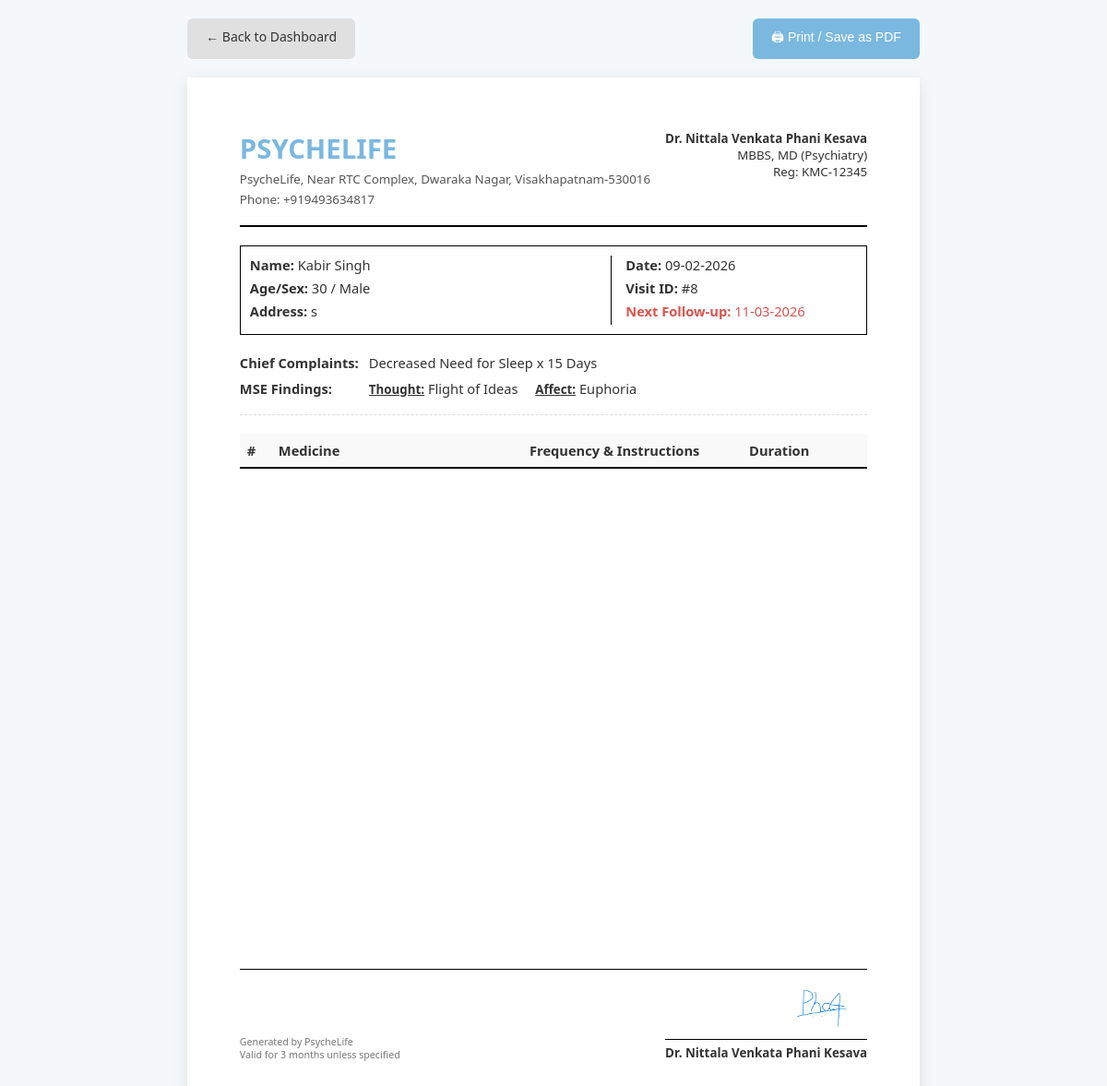
The page /preview_prescription/8 (signed in) on the database its author committed.
### models.py (models this page shows, shortened)
class Doctor(db.Model):
    __tablename__ = 'doctors'
    id = db.Column(db.Integer, primary_key=True)
    username = db.Column(db.String(80), unique=True, nullable=False)
    password_hash = db.Column(db.String(120), nullable=False)
    full_name = db.Column(db.String(100)) # e.g. "Dr. John Doe"
    clinic_name = db.Column(db.String(200))
    kmc_code = db.Column(db.String(50))
    address_text = db.Column(db.Text)
    social_handle = db.Column(db.String(100)) # e.g. "@drjohnpsych"
    signature_filename = db.Column(db.String(200)) # Path to uploaded image
    phone = db.Column(db.String(20))
    email = db.Column(db.String(120))
    patients = db.relationship('Patient', backref='doctor', lazy=True)

class Patient(db.Model):
    __tablename__ = 'patients'
    id = db.Column(db.Integer, primary_key=True)
    name = db.Column(db.String(100), nullable=False)
    age = db.Column(db.Integer, nullable=False)
    sex = db.Column(db.String(10), nullable=False)
    address = db.Column(db.Text)
    doctor_id = db.Column(db.Integer, db.ForeignKey('doctors.id'), nullable=False)
    phone = db.Column(db.String(20))  # Optional Phone
    attender_name = db.Column(db.String(100))
    attender_relation = db.Column(db.String(50))
    attender_reliability = db.Column(db.String(10))  # 'Yes' or 'No'
    personal_notes = db.Column(db.Text)  # Doctor's personal ID notes
    visits = db.relationship('Visit', backref='patient', lazy=True, cascade='all, delete-orphan')

class Visit(db.Model):
    __tablename__ = 'visits'
    id = db.Column(db.Integer, primary_key=True)
    patient_id = db.Column(db.Integer, db.ForeignKey('patients.id'), nullable=False)
    date = db.Column(db.Date, nullable=False)
    visit_type = db.Column(db.String(20), nullable=False)  # 'First' or 'Follow-up'
    provisional_diagnosis = db.Column(db.Text)
    differential_diagnosis = db.Column(db.Text)
    next_visit_date = db.Column(db.Date)
    note = db.Column(db.Text)
    symptom_entries = db.relationship('SymptomEntry', backref='visit', lazy=True, cascade='all, delete-orphan')
    medication_entries = db.relationship('MedicationEntry', backref='visit', lazy=True, cascade='all, delete-orphan')
    side_effect_entries = db.relationship('SideEffectEntry', backref='visit', lazy=True, cascade='all, delete-orphan')
    mse_entries = db.relationship('MSEEntry', backref='visit', lazy=True, cascade='all, delete-orphan')
    stressor_entries = db.relationship('StressorEntry', backref='visit', lazy=True, cascade='all, delete-orphan')
    personality_entries = db.relationship('PersonalityEntry', backref='visit', lazy=True, cascade='all, delete-orphan')

class SymptomEntry(db.Model):
    __tablename__ = 'symptom_entries'
    id = db.Column(db.Integer, primary_key=True)
    visit_id = db.Column(db.Integer, db.ForeignKey('visits.id'), nullable=False)
    symptom_name = db.Column(db.String(200), nullable=False)
    score_onset = db.Column(db.Float)
    score_progression = db.Column(db.Float)
    score_current = db.Column(db.Float, nullable=False)
    duration_text = db.Column(db.String(100))
    note = db.Column(db.Text)

class MSEEntry(db.Model):
    __tablename__ = 'mse_entries'
    id = db.Column(db.Integer, primary_key=True)
    visit_id = db.Column(db.Integer, db.ForeignKey('visits.id'), nullable=False)
    category = db.Column(db.String(50), nullable=False)  # 'Thought', 'Perception', 'Affect'
    finding_name = db.Column(db.String(200))
    score_onset = db.Column(db.Float)
    score_progression = db.Column(db.Float)
    score_current = db.Column(db.Float, nullable=False)  # Renamed from 'score'
    duration = db.Column(db.String(100))
    note = db.Column(db.Text)
    score = db.Column(db.Integer, default=0)

### app.py (the view)
@app.route('/preview_prescription/<int:visit_id>')
@login_required
def preview_prescription(visit_id):
    visit = Visit.query.get_or_404(visit_id)
    patient = visit.patient
    include_qr = request.args.get('include_qr') == 'true'
    lifchart_url = None
    if include_qr:
        base_url = request.url_root.rstrip('/')
        lifchart_url = f"{base_url}/life_chart/{patient.id}"
    return render_template('preview_prescription.html',
                         patient=patient,
                         visit=visit,
                         lifchart_url=lifchart_url)

### app.py (called while the page is built)
@app.context_processor
def utility_processor():
    return dict(format_frequency=format_frequency)

def login_required(f):
    @wraps(f)
    def decorated_function(*args, **kwargs):
        if 'logged_in' not in session and 'guest' not in session:
            flash('Please log in to access this page.', 'error')
            return redirect(url_for('landing'))
        return f(*args, **kwargs)
    return decorated_function

### templates/preview_prescription.html (shortened to what this page needs)
<!DOCTYPE html>
<html lang="en">
<head>
</head>
<body>
    <div class="action-bar">
        <a href="{{ url_for('dashboard') }}" class="btn btn-secondary">← Back to Dashboard</a>
        <button onclick="window.print()" class="btn btn-primary">🖨 Print / Save as PDF</button>
    </div>
    <div class="prescription-paper">
        <div class="rx-header">
            <div class="hospital-info">
                <h1>{{ guest_doctor.clinic if guest else (patient.doctor.clinic_name or "ElevenEleven Health") }}</h1>
                <p>{{ guest_doctor.address if guest else (patient.doctor.address_text or "Psychiatry & Wellness Center") }}</p>
                <p>Phone: {{ guest_doctor.phone if guest else (patient.doctor.phone or "") }}</p>
            </div>
            <div class="doctor-info">
                <p><strong>Dr. {{ guest_doctor.name if guest else (patient.doctor.full_name or session.get('username')|title) }}</strong></p>
                <p>{{ guest_doctor.qualification if guest else "MBBS, MD (Psychiatry)" }}</p>
                <p>Reg: {{ guest_doctor.registration if guest else (patient.doctor.kmc_code or "KMC-12345") }}</p>
            </div>
        </div>
        <div class="patient-info-box">
            <div class="info-left">
                <div class="info-row"><strong>Name:</strong> {{ guest_patient.name if guest else patient.name }}</div>
                <div class="info-row"><strong>Age/Sex:</strong> {{ guest_patient.age if guest else patient.age }} / {{ guest_patient.sex if guest else patient.sex }}</div>
                <div class="info-row"><strong>Address:</strong> {{ guest_patient.address if guest else patient.address }}</div>
            </div>
            <div class="info-right">
                <div class="info-row"><strong>Date:</strong> {{ visit.date.strftime('%d-%m-%Y') if visit.date else "Today" }}</div>
                <div class="info-row"><strong>Visit ID:</strong> #{{ visit.id if not guest else "Guest" }}</div>
                {% if visit.next_visit_date %}
                <div class="info-row" style="margin-top: 5px; color: #d9534f;">
                    <strong>Next Follow-up:</strong> {{ visit.next_visit_date.strftime('%d-%m-%Y') }}
                </div>
                {% endif %}
            </div>
        </div>
        {% if visit.symptom_entries or visit.side_effect_entries or visit.mse_entries %}
        <div class="clinical-section">
            {% if visit.symptom_entries %}
            <div class="clinical-row">
                <div class="clinical-label">Chief Complaints:</div>
                <div class="clinical-data">
                    {% for s in visit.symptom_entries %}
                        {{ s.symptom_name }}{% if s.duration_text %} x {{ s.duration_text }}{% endif %}{% if not loop.last %}, {% endif %}
                    {% endfor %}
                </div>
            </div>
            {% endif %}
            {% if visit.mse_entries %}
                {% set thoughts = [] %}
                {% set perceptions = [] %}
                {% set affects = [] %}
                {% if thoughts or perceptions or affects %}
                <div class="clinical-row">
                    <div class="clinical-label">MSE Findings:</div>
                    <div class="clinical-data">
                        {% if thoughts %}
                            <div class="mse-group"><span>Thought:</span> {{ thoughts|join(', ') }}</div>
                        {% endif %}
                        {% if affects %}
                            <div class="mse-group"><span>Affect:</span> {{ affects|join(', ') }}</div>
                        {% endif %}
                    </div>
                </div>
                {% endif %}
            {% endif %}
        </div>
        {% endif %}
        <table class="rx-table">
            <thead>
                <tr>
                    <th style="width: 5%;">#</th>
                    <th style="width: 40%;">Medicine</th>
                    <th style="width: 35%;">Frequency & Instructions</th> <th style="width: 20%;">Duration</th>
                </tr>
            </thead>
        </table>
        <div class="rx-footer">
            <div style="font-size: 8pt; color: #777;">
                Generated by PsycheLife<br>
                Valid for 3 months unless specified
            </div>
            <div style="text-align: right;">
                {% if guest and guest_signature_b64 %}
                    <img style="max-height: 50px; display: block; margin-left: auto;">
                {% elif not guest and patient.doctor.signature_filename %}
                    <img src="{{ url_for('static', filename='signatures/' + patient.doctor.signature_filename) }}" style="max-height: 60px; display: block; margin-left: auto;">
                {% else %}
                    <div style="height: 50px;"></div>
                {% endif %}
                <div style="border-top: 1px solid #000; padding-top: 5px; margin-top: 5px; display: inline-block;">
                    <strong>Dr. {{ guest_doctor.name if guest else (patient.doctor.full_name or session.get('username')|title) }}</strong>
                </div>
            </div>
        </div>
    </div>
</body>
</html>

### templates/preview_prescription.html (style rules this page uses)
:root { --primary-blue: #A5DCFE; --primary-dark: #7ab8e0; --text-color: #333; --border-color: #e0e0e0; --bg-color: #f4f8fb; }
* { box-sizing: border-box; margin: 0; padding: 0; }
body { font-family: 'Segoe UI', Tahoma, Geneva, Verdana, sans-serif; background-color: var(--bg-color); color: var(--text-color); }
.action-bar { max-width: 210mm; margin: 20px auto; display: flex; justify-content: space-between; }
.btn { padding: 10px 20px; border: none; border-radius: 6px; cursor: pointer; text-decoration: none; display: inline-block; font-size: 14px; transition: 0.2s; }
.btn-primary { background: var(--primary-dark); color: white; }
.btn-secondary { background: #e0e0e0; color: #333; }
.prescription-paper { background: white; width: 210mm; min-height: 297mm; margin: 0 auto; padding: 15mm; box-shadow: 0 4px 15px rgba(0,0,0,0.1); position: relative; }
.rx-header { display: flex; justify-content: space-between; border-bottom: 2px solid #000; padding-bottom: 15px; margin-bottom: 20px; }
.hospital-info h1 { font-size: 22pt; margin: 0; color: var(--primary-dark); text-transform: uppercase; }
.hospital-info p { margin: 4px 0; font-size: 10pt; color: #555; }
.doctor-info { text-align: right; font-size: 10pt; }
.patient-info-box { display: flex; border: 1px solid #000; padding: 10px; margin-bottom: 20px; font-size: 11pt; }
.info-left { flex: 1.5; border-right: 1px solid #000; padding-right: 15px; }
.info-right { flex: 1; padding-left: 15px; }
.info-row { margin-bottom: 5px; }
.clinical-section { margin-bottom: 20px; font-size: 11pt; border-bottom: 1px dashed #ddd; padding-bottom: 10px; }
.clinical-row { display: flex; margin-bottom: 8px; }
.clinical-label { font-weight: bold; width: 140px; flex-shrink: 0; }
.clinical-data { flex: 1; }
.mse-group { display: inline-block; margin-right: 15px; }
.mse-group span { font-weight: 600; text-decoration: underline; font-size: 10pt; }
.rx-table { width: 100%; border-collapse: collapse; font-size: 11pt; margin-bottom: 20px; }
.rx-table th { border-bottom: 2px solid #000; padding: 8px; text-align: left; background: #f9f9f9; }
.rx-footer { position: absolute; bottom: 15mm; left: 15mm; right: 15mm; display: flex; justify-content: space-between; align-items: flex-end; font-size: 10pt; border-top: 1px solid #000; padding-top: 10px; }

### rows shown on the page
Doctor: clinic_name "PSYCHELIFE", address_text "PsycheLife, Near RTC Complex, Dwaraka Nagar, Visakhapatnam-530016", phone "+919493634817", full_name "Nittala Venkata Phani Kesava", kmc_code "KMC-12345", signature_filename (picture)
Patient: name "Kabir Singh", age "30", sex "Male", address "s"
Visit: date "09-02-2026", id "8", next_visit_date "11-03-2026"
SymptomEntry: symptom_name "Decreased Need for Sleep", duration_text "15 Days"
MSEEntry: finding_name "Flight of Ideas"
MSEEntry: finding_name "Euphoria"

### other values the page prints
{{ guest_doctor.qualification if guest else "MBBS, MD (Psychiatry)" }} "MBBS, MD (Psychiatry)"
